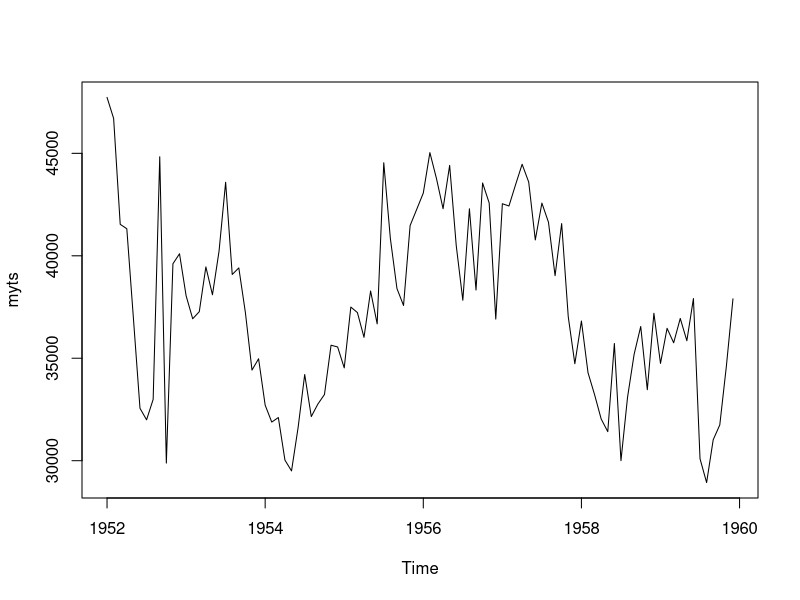
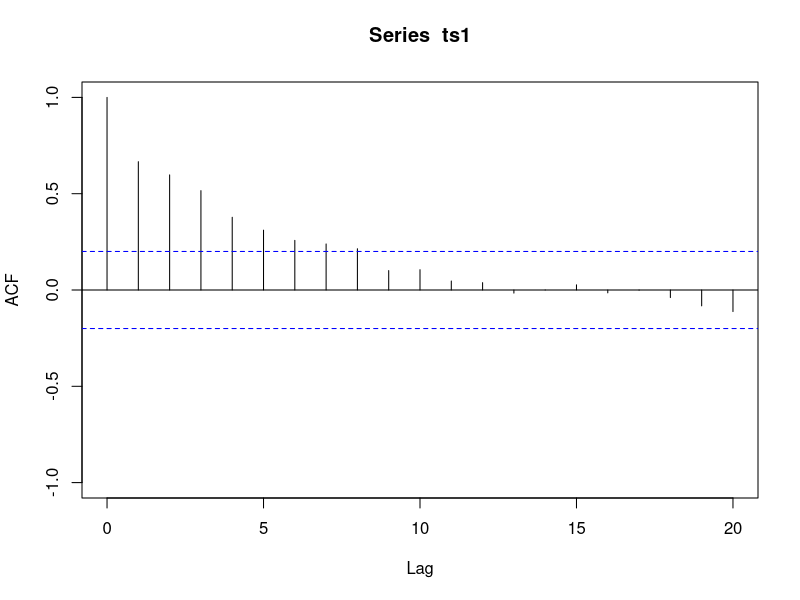
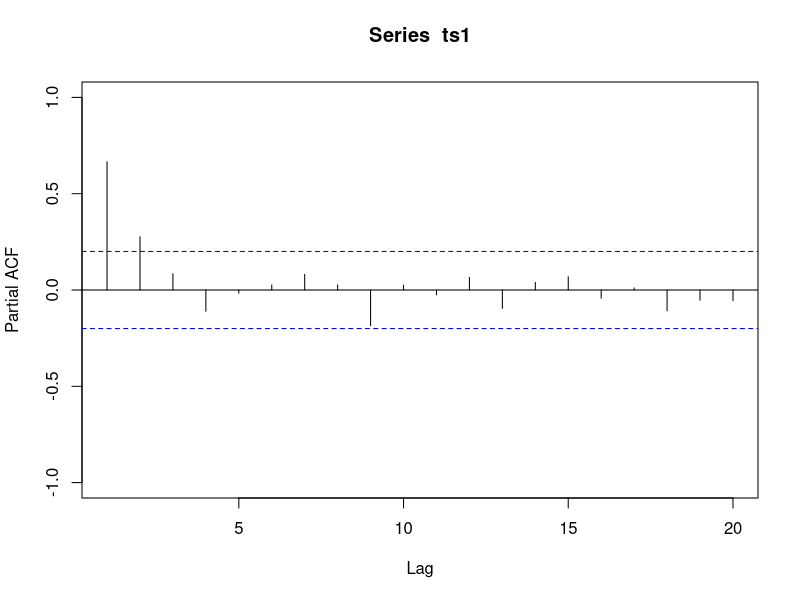

These figures' R source, in order: (Note: this script raises an error after producing the figures.)

ts1 = c(47730,46704,41535,41319,36962,32558,31995,32993,44834,29883,39611,
        40099,38051,36927,37272,39457,38097,40226,43589,39088,39409,37226,
        34421,34975,32710,31885,32106,30029,29501,31620,34205,32153,32764,
        33230,35636,35550,34529,37498,37229,36021,38281,36676,44541,40850,
        38404,37575,41476,42267,43062,45036,43769,42298,44412,40498,37830,
        42294,38330,43554,42579,36911,42541,42430,43465,44468,43597,40774,
        42573,41635,39030,41572,37027,34732,36817,34295,33218,32034,31417,
        35719,30001,33096,35196,36550,33463,37195,34748,36461,35754,36943,
        35854,37912,30095,28931,31020,31746,34613,37901)

myts <- ts(ts1, start=c(1952, 1), end=c(1959, 12), frequency=12)


plot(myts)
acf(ts1,ylim=c(-1,1), lag.max = 20)
pacf(ts1,ylim=c(-1,1), lag.max = 20)

library(lmtest)
coeftest(fit200)

fit200 = arima(myts,order =  c(2,0,0))
fit200


fit202 = arima(myts,order =  c(2,0,2))
fit202


fit101 = arima(myts,order =  c(1,0,1))
fit101

fit200 = arima(myts,order =  c(2,0,0))
fit202 = arima(myts,order =  c(2,0,2))
fit101 = arima(myts,order =  c(1,0,1))
AIC(fit200)
AIC(fit202)
AIC(fit101)
BIC(fit200)


BIC(fit202)
BIC(fit101)



plot(fit200$residuals)
acf(fit200$residuals,ylim=c(-1,1))
pacf(fit200$residuals,ylim=c(-1,1))
Box.test(resid(fit200), lag = 10, type = "Ljung-Box", fitdf = 2)

acf=acf(resid(fit200))

length(myts)*(length(myts)+2)*sum(acf$acf[2:11]^2/(length(myts)-1:10))


n = 100
MC=10000
Q_vec=rep(NA,MC)
for (it in 1:MC)
{
  z = rnorm(n)
  test = Box.test(z, lag = 10, type = "Ljung-Box", fitdf = 0)
  Q_vec[it]=test$statistic
}
hist(Q_vec,xlab="Q",breaks=30,main="Q's distribution")
abline(v=qchisq(0.95,df=10-0))

forecast(fit200,h=24)
plot(forecast(fit200,h=24))